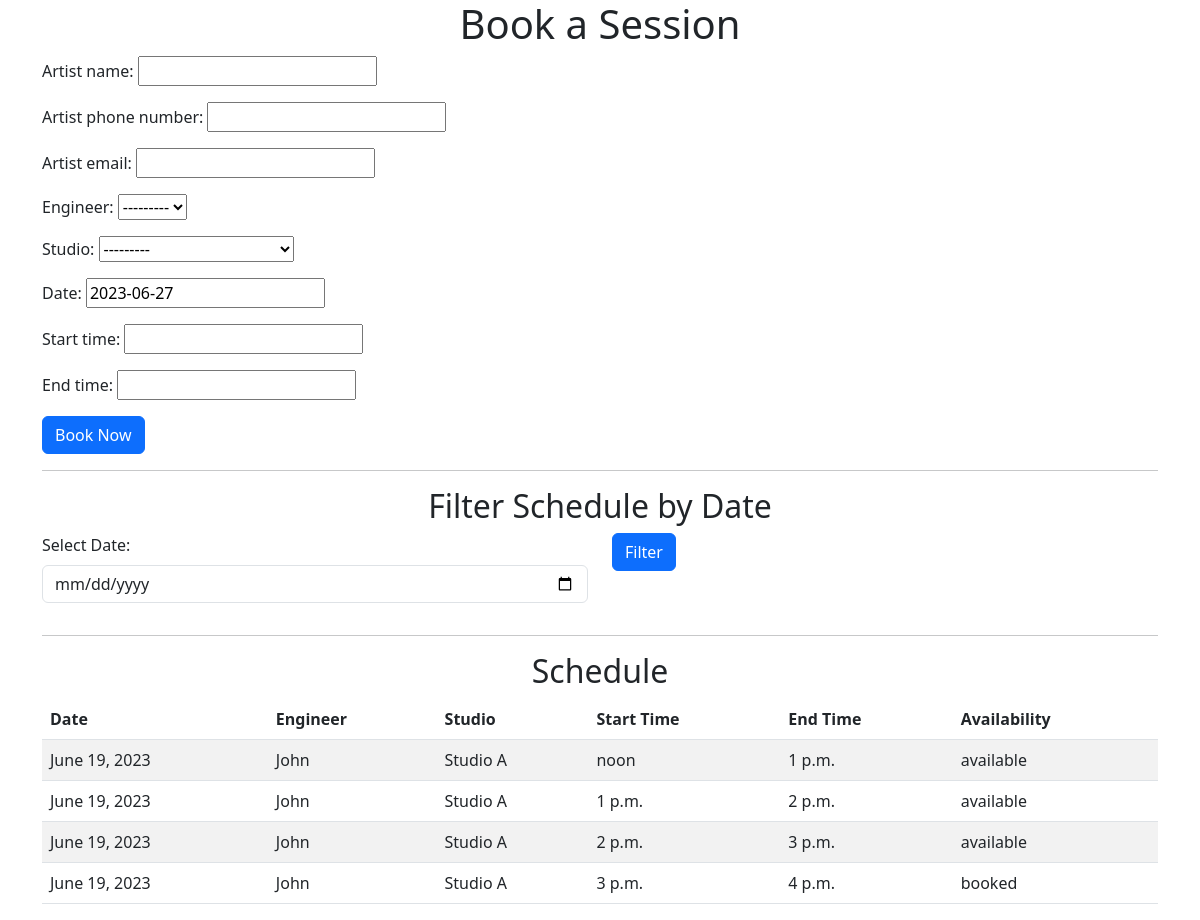
The app's page /booking/book/, older data.
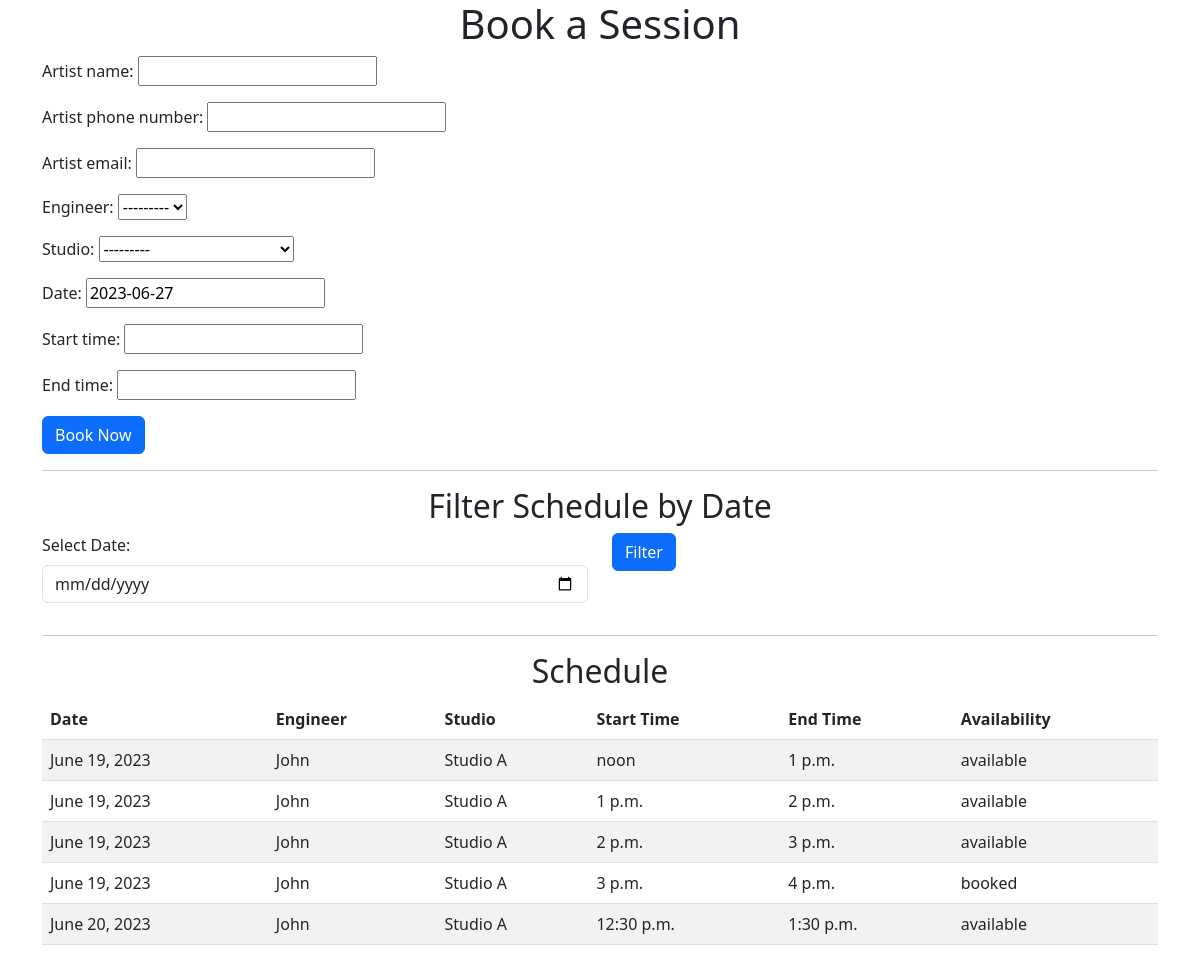
The same page, newer data.
### booking/models.py (models this page shows, shortened)
class Schedule(models.Model):
    AVAILABILITY_CHOICES = [
        ('available', 'Available'),
        ('booked', 'Booked'),
    ]
    engineer = models.ForeignKey(Engineer, on_delete=models.CASCADE)
    studio = models.ForeignKey(Studio, on_delete=models.CASCADE)
    date = models.DateField(default=date.today)
    start_time = models.TimeField()
    end_time = models.TimeField()
    availability = models.CharField(max_length=10, choices=AVAILABILITY_CHOICES, default='available')

class Engineer(models.Model):
    name = models.CharField(max_length=255)
    start_work = models.TimeField()
    end_work = models.TimeField()
    contact_info = models.EmailField(null=True, blank=True)
    studio = models.ForeignKey(Studio, on_delete=models.CASCADE, null=True, blank=True)
    def __str__(self):
        return self.name

class Studio(models.Model):
    name = models.CharField(max_length=255)
    location = models.CharField(max_length=255)
    def __str__(self):
        return f'{self.name} ({self.location})'

### booking/views.py (the view)
# urls.py: path('book/', BookingView, name='book'),
def BookingView(request):
    if request.method == 'POST':
        form = BookingForm(request.POST)
        if form.is_valid():
            form.save()
            return redirect('booking:confirmation')  # Redirect to the confirmation page
    else:
        form = BookingForm()
    selected_date = request.GET.get('date')  # Get the selected date from the request's GET parameters
    if selected_date:
        schedule_list = Schedule.objects.filter(date=selected_date)
    else:
        schedule_list = Schedule.objects.all()
    context = {
        'form': form,
        'schedule_list': schedule_list,
    }
    return render(request, 'booking/booking.html', context)

### booking/forms.py (shortened to what this page needs)
class BookingForm(forms.ModelForm):
    class Meta:
        model = Booking
        fields = ['artist_name', 'artist_phone_number', 'artist_email', 'engineer', 'studio', 'date', 'start_time', 'end_time']
    def __init__(self, *args, **kwargs):
        super().__init__(*args, **kwargs)
        self.fields['artist_name'].initial = ''
        self.fields['artist_phone_number'].initial = ''
        self.fields['artist_email'].initial = ''

### booking/templates/booking/booking.html (shortened to what this page needs)
<!DOCTYPE html>
<html>
<head>
  <link rel="stylesheet" href="https://cdn.jsdelivr.net/npm/bootstrap@5.3.0/dist/css/bootstrap.min.css">
</head>
<body>
  <div class="container">
    <h1 class="text-center">Book a Session</h1>
    <form method="post">
      <div class="form-group">
        {{ form.artist_name.label_tag }}
        {{ form.artist_name }}
      </div>
      <div class="form-group">
        {{ form.artist_phone_number.label_tag }}
        {{ form.artist_phone_number }}
      </div>
      <div class="form-group">
        {{ form.artist_email.label_tag }}
        {{ form.artist_email }}
      </div>
      <div class="form-group">
        {{ form.engineer.label_tag }}
        {{ form.engineer }}
      </div>
      <div class="form-group">
        {{ form.studio.label_tag }}
        {{ form.studio }}
      </div>
      <div class="form-group">
        {{ form.date.label_tag }}
        {{ form.date }}
      </div>
      <div class="form-group">
        {{ form.start_time.label_tag }}
        {{ form.start_time }}
      </div>
      <div class="form-group">
        {{ form.end_time.label_tag }}
        {{ form.end_time }}
      </div>
      <button type="submit" class="btn btn-primary">Book Now</button>
    </form>
    <hr>
    <h2 class="text-center">Filter Schedule by Date</h2>
    <form method="get">
      <div class="row">
        <div class="col-md-8 col-lg-6">
          <div class="form-group">
            <label for="date" class="form-label">Select Date:</label>
            <input type="date" id="date" name="date" class="form-control">
          </div>
        </div>
        <div class="col-md-4 col-lg-2">
          <div class="form-group">
            <button type="submit" class="btn btn-primary">Filter</button>
          </div>
        </div>
      </div>
    </form>
    <hr>
    <h2 class="text-center">Schedule</h2>
    <div class="table-responsive">
      <table class="table table-striped">
        <thead>
          <tr>
            <th>Date</th>
            <th>Engineer</th>
            <th>Studio</th>
            <th>Start Time</th>
            <th>End Time</th>
            <th>Availability</th>
          </tr>
        </thead>
        <tbody>
          {% for schedule in schedule_list %}
            <tr>
              <td>{{ schedule.date }}</td>
              <td>{{ schedule.engineer.name }}</td>
              <td>{{ schedule.studio.name }}</td>
              <td>{{ schedule.start_time }}</td>
              <td>{{ schedule.end_time }}</td>
              <td>{{ schedule.availability }}</td>
            </tr>
          {% empty %}
            <tr>
              <td colspan="6">No schedule available</td>
            </tr>
          {% endfor %}
        </tbody>
      </table>
    </div>
  </div>
</body>
</html>

Row changes from the older to the newer data that the page shows:
added Schedule: date "June 20, 2023", engineer.name "John", studio.name "Studio A", start_time "12:30 p.m.", end_time "1:30 p.m.", availability "available"
